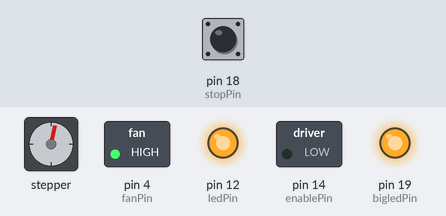
The program below on a simulated Arduino Mega 2560, built with avr-gcc and run on an emulated ATmega2560. On the bench: stepper motor, switched loads named in the program (green lamp = pin HIGH), output pins drawn as LEDs (lit = HIGH). Inputs (shaded band) come from the test bench; at power-on: pin 18 (stopPin) LOW. Stepper angles assume 3200 steps per turn.

Above: at 1.25 s.
1.3 s: pin 18 (stopPin) pulled HIGH for 3.2 s
At 2.6 s:
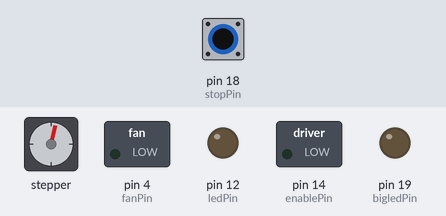
6.5 s: pin 18 (stopPin) pulled HIGH for 0.15 s
At 7.58 s:
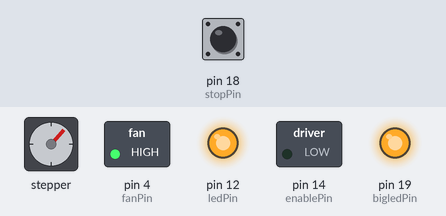
9.5 s: pin 18 (stopPin) pulled HIGH for 1 s
At 10.0 s:
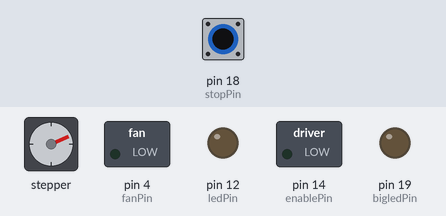
13.5 s: pin 18 (stopPin) pulled HIGH for 0.15 s
At 14.69 s:
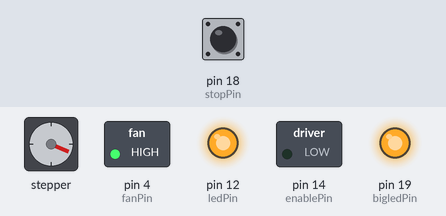
16.6 s: pin 18 (stopPin) pulled HIGH for 0.15 s
At 17.62 s:
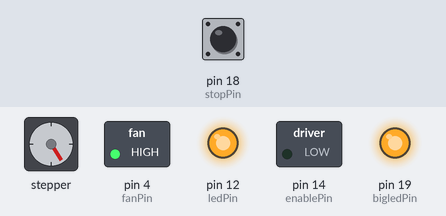
19.6 s: pin 18 (stopPin) pulled HIGH for 1 s
At 20.1 s:
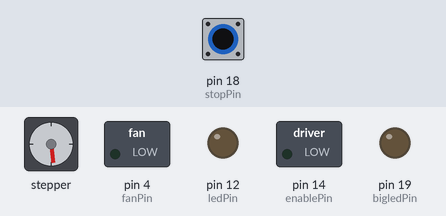
Timing chart, 0 to 25.6 s (numbered marks = the images above; inputs shaded):
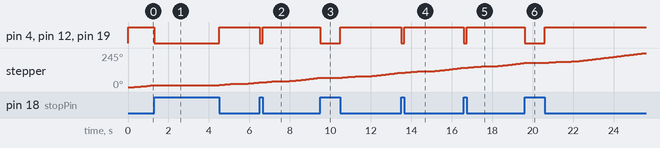

The program:

main.cpp
```cpp
#include <Arduino.h>
#include "AccelStepper.h"

#define fanPin 4
#define dirPin 21
#define stepPin 15
#define enablePin 14
#define stopPin 18
#define ledPin 12
#define bigledPin 19
#define motorStepsPerRevolution 200
#define motorMicroSteps 16
#define tableRPM 3
const int tableStepsPerRevolution = motorStepsPerRevolution * motorMicroSteps;
const long distancePerMove = 500 * (long)tableStepsPerRevolution;

AccelStepper tableMotor(1,stepPin, dirPin);

void setup() {
  pinMode(fanPin, OUTPUT);
  pinMode(ledPin, OUTPUT);
  pinMode(bigledPin, OUTPUT);
  pinMode(stopPin, INPUT);

  pinMode(enablePin, OUTPUT);
  digitalWrite(enablePin, LOW);

  tableMotor.setMaxSpeed(tableStepsPerRevolution * ((float)tableRPM / 60));
  tableMotor.setAcceleration(tableStepsPerRevolution * ((float)tableRPM / 60));
  tableMotor.move(100000);

}

void loop() {
  if (!tableMotor.isRunning()) {
    if (abs(tableMotor.currentPosition()) == distancePerMove) {
      tableMotor.move(-1 * tableMotor.currentPosition());
    } else {
      tableMotor.move(copysign(distancePerMove, tableMotor.currentPosition()));
    }

  }

  if (digitalRead(stopPin)) {
    analogWrite(fanPin, 0);
    analogWrite(ledPin, 0);
    analogWrite(bigledPin, 0);
    tableMotor.stop();
  } else {
    analogWrite(fanPin, 255);
    analogWrite(ledPin, 255);
    analogWrite(bigledPin, 255);
    tableMotor.run();

  }
}
```

Measured:
- after the input at 1.3 s, pin 4 (fanPin), pin 12 (ledPin), pin 19 (bigledPin): HIGH → LOW at once, → HIGH 3.2 s later
- after the input at 6.5 s, pin 4 (fanPin), pin 12 (ledPin), pin 19 (bigledPin): HIGH → LOW at once, → HIGH 0.15 s later
- after the input at 9.5 s, pin 4 (fanPin), pin 12 (ledPin), pin 19 (bigledPin): HIGH → LOW at once, → HIGH 1.0 s later
- after the input at 13.5 s, pin 4 (fanPin), pin 12 (ledPin), pin 19 (bigledPin): HIGH → LOW at once, → HIGH 0.15 s later
- after the input at 16.6 s, pin 4 (fanPin), pin 12 (ledPin), pin 19 (bigledPin): HIGH → LOW at once, → HIGH 0.15 s later
- after the input at 19.6 s, pin 4 (fanPin), pin 12 (ledPin), pin 19 (bigledPin): HIGH → LOW at once, → HIGH 1.0 s later
